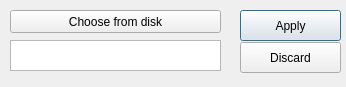
<?xml version="1.0" encoding="UTF-8"?>
<ui version="4.0">
 <class>Dialog</class>
 <widget class="QDialog" name="Dialog">
  <property name="geometry">
   <rect>
    <x>0</x>
    <y>0</y>
    <width>346</width>
    <height>87</height>
   </rect>
  </property>
  <property name="windowTitle">
   <string>Config</string>
  </property>
  <widget class="QPushButton" name="button_apply">
   <property name="geometry">
    <rect>
     <x>240</x>
     <y>10</y>
     <width>101</width>
     <height>31</height>
    </rect>
   </property>
   <property name="text">
    <string>Apply</string>
   </property>
  </widget>
  <widget class="QPushButton" name="button_discard">
   <property name="geometry">
    <rect>
     <x>240</x>
     <y>42</y>
     <width>101</width>
     <height>31</height>
    </rect>
   </property>
   <property name="text">
    <string>Discard</string>
   </property>
  </widget>
  <widget class="QTextEdit" name="text_app">
   <property name="geometry">
    <rect>
     <x>10</x>
     <y>40</y>
     <width>211</width>
     <height>31</height>
    </rect>
   </property>
   <property name="html">
    <string>&lt;!DOCTYPE HTML PUBLIC &quot;-//W3C//DTD HTML 4.0//EN&quot; &quot;http://www.w3.org/TR/REC-html40/strict.dtd&quot;&gt;
&lt;html&gt;&lt;head&gt;&lt;meta name=&quot;qrichtext&quot; content=&quot;1&quot; /&gt;&lt;style type=&quot;text/css&quot;&gt;
p, li { white-space: pre-wrap; }
&lt;/style&gt;&lt;/head&gt;&lt;body style=&quot; font-family:'MS Shell Dlg 2'; font-size:8.25pt; font-weight:400; font-style:normal;&quot;&gt;
&lt;p style=&quot;-qt-paragraph-type:empty; margin-top:0px; margin-bottom:0px; margin-left:0px; margin-right:0px; -qt-block-indent:0; text-indent:0px;&quot;&gt;&lt;br /&gt;&lt;/p&gt;&lt;/body&gt;&lt;/html&gt;</string>
   </property>
   <property name="placeholderText">
    <string/>
   </property>
  </widget>
  <widget class="QPushButton" name="button_file">
   <property name="geometry">
    <rect>
     <x>10</x>
     <y>10</y>
     <width>211</width>
     <height>23</height>
    </rect>
   </property>
   <property name="text">
    <string>Choose from disk</string>
   </property>
  </widget>
 </widget>
 <resources/>
 <connections/>
</ui>
